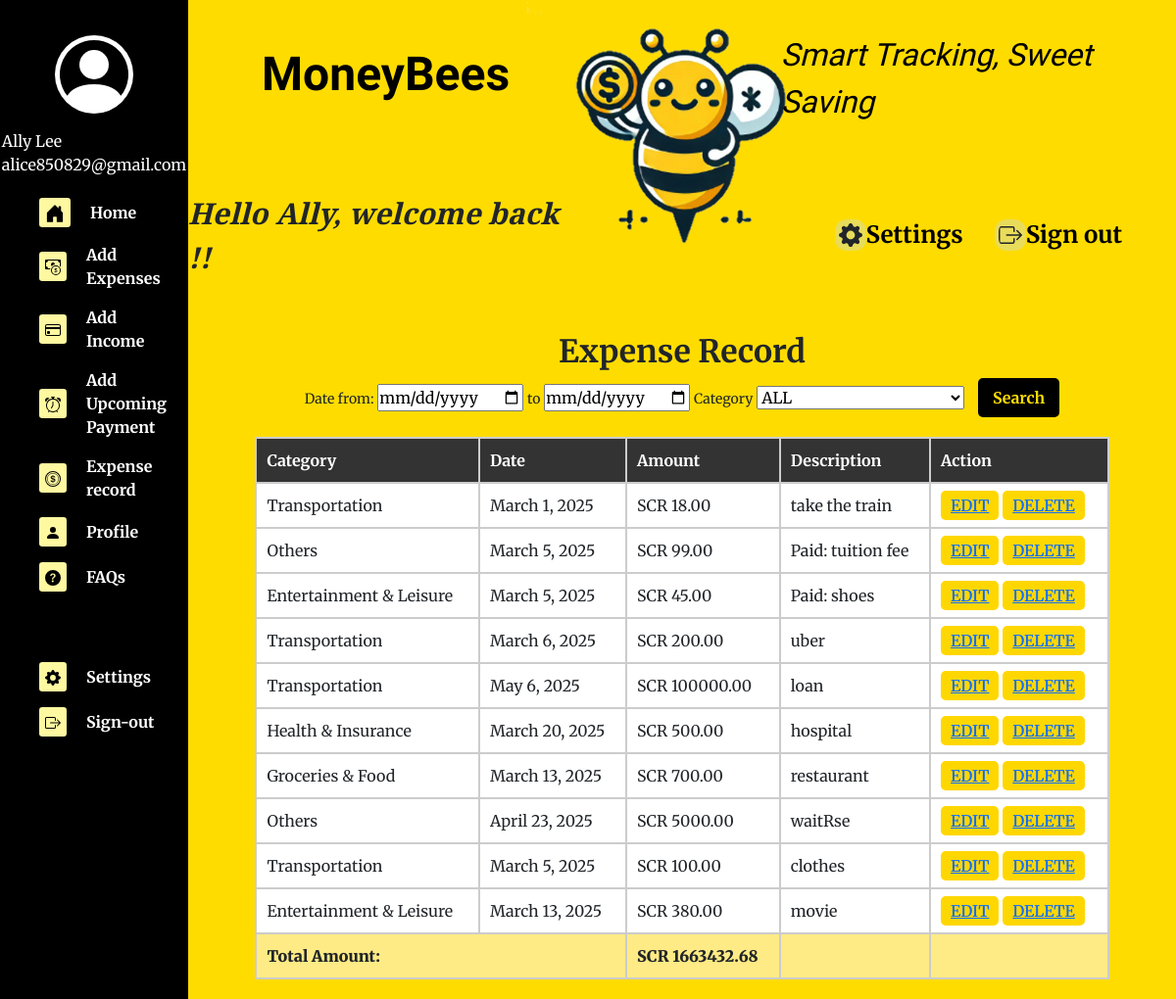
Screenshot of /finance/expense-record/ (signed in) with the database file from the repository.
### users/models.py (models this page shows, shortened)
class User(AbstractBaseUser, PermissionsMixin):
    id = models.AutoField(primary_key=True)
    firstname = models.CharField(max_length=128)
    lastname = models.CharField(max_length=128)
    email = models.EmailField(unique=True)
    password = models.CharField(max_length=128)
    currency = models.ForeignKey(
        'Currency', on_delete=models.SET_NULL, null=True)  # Foreign key to Currency
    notification = models.BooleanField(default=False)
    is_active = models.BooleanField(default=True)
    is_staff = models.BooleanField(default=False)
    objects = CustomUserManager()
    USERNAME_FIELD = 'email'
    REQUIRED_FIELDS = ['firstname', 'lastname']
    class Meta:
        verbose_name_plural = "user"

class Currency(models.Model):
    currency = models.CharField(
        primary_key=True, max_length=3)  # e.g., USD, EUR
    rate = models.DecimalField(max_digits=10, decimal_places=2, default=0)
    timestamp = models.IntegerField(null=True, blank=True)
    class Meta:
        verbose_name_plural = "currency"

### finance/models.py (models this page shows, shortened)
class Expense(models.Model):
    id = models.AutoField(primary_key=True)
    user = models.ForeignKey(User, on_delete=models.CASCADE)
    category = models.ForeignKey(ExpenseCategory, on_delete=models.CASCADE)
    amount = models.DecimalField(max_digits=10, decimal_places=2, default=0.00)
    date = models.DateField()
    description = models.CharField(max_length=255, null=True, blank=True)
    currency = models.ForeignKey(Currency, on_delete=models.SET_NULL, null=True)
    class Meta:
        verbose_name_plural = "expense"

class ExpenseCategory(models.Model):
    id = models.AutoField(primary_key=True)
    name = models.CharField(max_length=128)
    class Meta:
        verbose_name_plural = "expense_category"
    def __str__(self):
        return self.name

### finance/views.py (the view)
# urls.py: path('expense-record/', expense_record_view, name='expense_record'),
def expense_record_view(request):
    user = request.user
    categories = ExpenseCategory.objects.all()
    expenses = Expense.objects.all()
    start_date = request.GET.get('start_date')
    end_date = request.GET.get('end_date')
    category = request.GET.get('category')
    try:
        if start_date:
            start_date = datetime.strptime(start_date, "%Y-%m-%d").date()
        if end_date:
            end_date = datetime.strptime(end_date, "%Y-%m-%d").date()
    except ValueError:
        start_date, end_date = None, None
    if start_date and end_date:
        expenses = expenses.filter(date__range=[start_date, end_date])
    elif start_date:
        expenses = expenses.filter(date__gte=start_date)
    elif end_date:
        expenses = expenses.filter(date__lte=end_date) * user.currency.rate
    if category and category != "ALL":
        expenses = expenses.filter(category__name=category)
    total_amount = expenses.aggregate(Sum('amount'))['amount__sum'] * user.currency.rate or 0
    return render(request, 'finance/expenseRecord.html', {
        'categories': categories,
        'expenses': expenses,
        'total_amount': total_amount,
        "show_topbar": True,
    })

### templates/finance/expenseRecord.html (shortened to what this page needs)
{% extends "finance/sidebar.html" %}
{% load custom_filters %}
{% block style %}
{% load static %}
<link rel="stylesheet" href="{% static 'css/expenseRecord.css' %}">
{{ block.super }}
{% endblock %}
{% block main %}
<div>
    <main>
        <div class="expense-container">
            <h2>Expense Record</h2>
            <div class="date-filter">
                <label for="start_date">Date from:</label>
                <input type="date" id="start_date" name="start_date">
                <label for="end_date">to</label>
                <input type="date" id="end_date" name="end_date">
                <label for="category">Category</label>
                <select id="category" name="category">
                    <option value="ALL">ALL</option>
                </select>
                <button id="search-btn" class="search-btn">Search</button>
            </div>
            <table class="expense-table">
                <thead>
                    <tr>
                        <th>Category</th>
                        <th>Date</th>
                        <th>Amount</th>
                        <th>Description</th>
                        <th>Action</th>
                    </tr>
                </thead>
                <tbody>
                    {% for expense in expenses %}
                    <tr>
                        <td>{{ expense.category }}</td>
                        <td>{{ expense.date }}</td>
                        <td> {{ user.currency.currency }} {{ expense.amount }} </td>
                        <td>{{ expense.description }}</td>
                        <td>
                            <a href="{% url 'finance:edit_expense' expense.id %}" class="edit-btn">EDIT</a>
                            <a href="{% url 'finance:delete_expense' expense.id %}" class="delete-btn">DELETE</a>
                        </td>
                    </tr>
                    {% endfor %}
                </tbody>
                <tfoot>
                    <tr>
                        <td colspan="2"><strong>Total Amount:</strong></td>
                        <td><strong>{{user.currency.currency}} {{ total_amount }}</strong></td>
                        <td></td>
                        <td></td>
                    </tr>
                </tfoot>
            </table>
        </div>
    </main>
</div>
{% block script %}
{% load static %}
{% endblock %}
{% endblock %}

### templates/finance/sidebar.html (shortened to what this page needs)
{% extends "base.html" %}
{% block style %}
  {% load static %}
  <link rel="stylesheet" href="{% static 'css/sidebar.css' %}">
{% endblock %}
{% block content %}
<div class="display" >
    <nav class="sidebar" >
        <div class="sidebar-profile">
            <svg  width="80" height="80" fill="currentColor" viewBox="0 0 16 16" style="margin:1rem">
                <path d="M11 6a3 3 0 1 1-6 0 3 3 0 0 1 6 0"/>
                <path fill-rule="evenodd" d="M0 8a8 8 0 1 1 16 0A8 8 0 0 1 0 8m8-7a7 7 0 0 0-5.468 11.37C3.242 11.226 4.805 10 8 10s4.757 1.225 5.468 2.37A7 7 0 0 0 8 1"/>
              </svg></br>
            <div> {{user.firstname}} {{user.lastname}} </br> {{user.email}} </div>
        </div>
        <ul >
            <li class="nav-item">
              <div class="icon-container">
              </div>
              <a class="nav-link active" href="/finance/home">Home</a>
            </li>
            <li class="nav-item">
              <div class="icon-container">
              </div>
              <a class="nav-link" href="/finance/add_expense">Add Expenses</a>
            </li>
            <li class="nav-item">
              <div class="icon-container">
              </div>
              <a class="nav-link" href="/finance/add_income">Add Income</a>
            </li>
            <li class="nav-item">
              <div class="icon-container">
              </div>
              <a class="nav-link"  href="/finance/upcomingExpense">Add Upcoming Payment</a>
            </li>
            <li class="nav-item">
              <div class="icon-container">
              </div>
              <a class="nav-link" href="/finance/expense-record">Expense record</a>
            </li>
            <li class="nav-item">
              <div class="icon-container">
                <svg xmlns="http://www.w3.org/2000/svg" width="16" height="16" fill="currentColor" class="bi bi-person-fill" viewBox="0 0 16 16">
                  <path d="M3 14s-1 0-1-1 1-4 6-4 6 3 6 4-1 1-1 1zm5-6a3 3 0 1 0 0-6 3 3 0 0 0 0 6"/>
                </svg>
              </div>
              <a class="nav-link" href="/finance/profile">Profile</a>
            </li>
            <li class="nav-item">
              <div class="icon-container">
              </div>
              <a class="nav-link" href="/finance/faq">FAQs</a>
            </li>
            <li class="nav-item" style="margin-top: 72px;">
                <div class="icon-container">
                </div>
              <a class="nav-link" href="/finance/settings">Settings</a>
            </li>
            <li class="nav-item">
              <div class="icon-container">
              </div>
              <a class="nav-link" href="../../users/login">Sign-out</a>
            </li>
        </ul>
      </nav>
    <main class="main">
      {% if show_topbar %}
       {% include "finance/topbar.html" %}
      {% endif %}
      {% block main %} {% endblock %}
    </main>
</div>
{% endblock %}

### templates/base.html (shortened to what this page needs)
{% load static %}
<!DOCTYPE html>
<html lang="en">
  <head>
    <link
      href="https://cdn.jsdelivr.net/npm/bootstrap@5.2.3/dist/css/bootstrap.min.css"
      rel="stylesheet"
    />
    <link rel="stylesheet" href="{% static 'css/style.css' %}">
    {% block style %}{% endblock %}
  </head>
  <body>
    <div>
      {% block content %}{% endblock %}
    </div>
  </body>
</html>

### templates/finance/topbar.html (shortened to what this page needs)
{% load static %}
{% block style %}
  {% load static %}
  <link rel="stylesheet" href="{% static 'css/topbar.css' %}">
{% endblock %}
<div class="topbar">
    <h1 class="fw-bold mb-logo"> MoneyBees </h1>
    <img src="{% static 'images/moneybees.png' %}"   alt="Moneybees Logo" style="grid-row:span 2; width: 320px;" />
    <div class="mb-logo" style="font-size:2rem; font-style:italic">Smart Tracking, Sweet Saving</div>
    <div class="font1"> Hello {{user.firstname | capfirst}}, welcome back !!</div>
    <div class= "topbar-icon-container">
        <div class="topbar-icon">
            <a href="/finance/settings" class="nav-link" >Settings</a>
        </div>
        <div class="topbar-icon">
            <a href="/users/login" class="nav-link">Sign out</a>
        </div>
    </div>
</div>

### static/css/style.css (style rules this page uses)
* { margin: 0; padding: 0; box-sizing: border-box; }
label { margin: 10px 0 5px; font-size: 14px; }

### static/css/expenseRecord.css (style rules this page uses)
body { font-family: 'Merriweather', serif; }
.expense-container h2 { font-family: 'Merriweather', serif; font-weight: 700; font-size: 2rem; }
.expense-container { display: flex; flex-direction: column; align-items: center; justify-content: center; text-align: center; width: 100%; padding: 20px; }
.expense-table { width: 90%; max-width: 900px; border-collapse: collapse; margin-top: 20px; background: white; }
.expense-table thead { background-color: #333; color: white; font-weight: bold; }
.expense-table th, .expense-table td { border: 2px solid #ccc; padding: 10px; text-align: left; }
.expense-table tfoot { background-color: #FFEB85; font-weight: bold; }
.date-filter label, .date-filter select, .date-filter input { font-family: 'Merriweather', serif; font-weight: 400; }
.expense-table { font-family: 'Merriweather', serif; font-size: 16px; }
.edit-btn { font-family: 'Merriweather', serif; font-weight: 600; background-color: #FFD700; border: none; padding: 5px 10px; cursor: pointer; border-radius: 5px; }
.search-btn { background-color: #000; color: #FFDC00; font-weight: bold; border: none; padding: 8px 15px; border-radius: 5px; cursor: pointer; margin-left: 10px; }
.delete-btn { font-family: 'Merriweather', serif; font-weight: 600; background-color: #FFD700; border: none; padding: 5px 10px; cursor: pointer; border-radius: 5px; }

### static/css/sidebar.css (style rules this page uses)
.display { display: grid; grid-template-columns: 16% 1fr; overflow-y: hidden; }
.sidebar { grid-column: 1; height: 100vh; background-color: #000000; color: white; padding: 20px; left: 0; top: 0; }
.sidebar ul { padding: 0; justify-self: center; margin-left: 20px; }
.sidebar ul li { margin-top: 16px; display: flex; align-items: center; font-weight: bold; }
.sidebar ul li a { color: white; text-decoration: none; }
.sidebar-profile { justify-items: center; align-items: center; height: 150px; margin-bottom: 32px; }
.main { grid-column: 2; background-color: #FFDC00; height: 100vh; overflow-y: scroll; scrollbar-width: none; }
.icon-container { background-color: #fef8a0; padding: 2px 6px 4px 6px; border-radius: 0.2rem; margin-right: 20px; color: black; }

### static/css/topbar.css (style rules this page uses)
.topbar { display: grid; grid-template-columns: 40% 20% 40%; grid-template-rows: 1fr 1fr; place-items: center; }
.mb-logo { font-family: 'Bagel Fat One', cursive; font-size: 3rem; color: #000; }
.font1 { font-family: "EB Garamond", serif; font-optical-sizing: auto; font-weight: bold; font-style: italic; font-size: 30px; }
.topbar-icon-container { display: flex; font-weight: bold; font-size: 24px; }
.topbar-icon { display: flex; padding: 1rem; align-items: anchor-center; }
.topbar-icon svg { background-color: #E9DC5A; padding: 4px; border-radius: 12px; }
.nav-link { text-decoration: none; color: black; }

### rows the page displays
User: firstname "Ally", lastname "Lee", email "alice850829@gmail.com", currency.currency "SCR"
Expense: category "Transportation", date "March 1, 2025", amount "18.00", description "take the train"
Expense: category "Others", date "March 5, 2025", amount "99.00", description "Paid: tuition fee"
Expense: category "Entertainment & Leisure", date "March 5, 2025", amount "45.00", description "Paid: shoes"
Expense: category "Transportation", date "March 6, 2025", amount "200.00", description "uber"
Expense: category "Transportation", date "May 6, 2025", amount "100000.00", description "loan"
Expense: category "Health & Insurance", date "March 20, 2025", amount "500.00", description "hospital"
Expense: category "Groceries & Food", date "March 13, 2025", amount "700.00", description "restaurant"
Expense: category "Others", date "April 23, 2025", amount "5000.00", description "waitRse"
Expense: category "Transportation", date "March 5, 2025", amount "100.00", description "clothes"
Expense: category "Entertainment & Leisure", date "March 13, 2025", amount "380.00", description "movie"

### other values shown
{{ total_amount }} "1663432.68"
